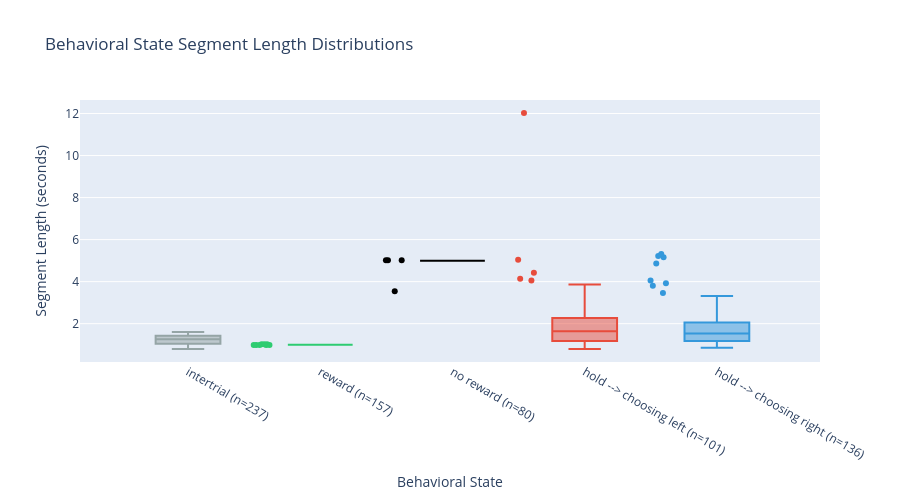

This figure's notebook cell:
### Code cell
_ = plot_behavior_state_lengths_boxplot(
    behavior_data=ds.b,
    state_labels_dict=ds.b_labels_dict,
    sampling_frequency=ds.fs,
    show_fig=True,
    convert_to_seconds=True,
    color_map=ds.get_color_map_for_plotting(),
    title="Behavioral State Segment Length Distributions"
)

### Figure 1 — Plotly figure (JSON) as saved in the notebook; plotly's stock layout.template omitted (floating-point values rounded to 4 significant figures; data arrays with more than 128 entries replaced by an {"elided": "..."} marker saying what was removed)
{"data": [{"boxpoints": "outliers", "jitter": 0.3, "marker": {"color": "#95a5a6"}, "name": "intertrial (n=237)", "pointpos": -1.8, "type": "box", "y": {"elided": "237 float values"}}, {"boxpoints": "outliers", "jitter": 0.3, "marker": {"color": "#2ecc71"}, "name": "reward (n=157)", "pointpos": -1.8, "type": "box", "y": {"elided": "157 float values"}}, {"boxpoints": "outliers", "jitter": 0.3, "marker": {"color": "#000000"}, "name": "no reward (n=80)", "pointpos": -1.8, "type": "box", "y": [5.0, 5.0, 5.0, 5.0, 5.0, 5.0, 5.0, 5.0, 5.0, 5.0, 5.0, 5.0, 5.0, 5.0, 5.0, 5.0, 5.0, 5.0, 5.0, 5.0, 5.0, 5.0, 5.0, 5.02, 5.0, 5.02, 5.0, 5.0, 5.0, 5.0, 5.0, 5.0, 5.0, 5.0, 5.0, 5.0, 5.0, 5.0, 5.0, 5.0, 5.0, 5.0, 5.0, 5.0, 5.0, 5.0, 5.0, 5.0, 5.0, 5.0, 5.0, 5.0, 5.0, 5.0, 5.0, 5.0, 5.0, 5.0, 5.0, 5.0, 5.0, 5.0, 5.0, 5.0, 5.0, 5.0, 5.0, 5.0, 5.0, 5.0, 5.0, 5.0, 5.0, 5.0, 5.0, 5.02, 5.0, 5.0, 5.0, 3.54]}, {"boxpoints": "outliers", "jitter": 0.3, "marker": {"color": "#e74c3c"}, "name": "hold --> choosing left (n=101)", "pointpos": -1.8, "type": "box", "y": [2.3, 1.88, 1.36, 1.36, 0.96, 1.76, 1.9, 1.22, 2.26, 2.06, 1.9, 2.28, 2.62, 3.42, 1.5, 1.1, 0.8, 1.66, 2.26, 1.64, 0.96, 1.1, 1.68, 1.98, 1.04, 1.02, 0.88, 1.64, 0.88, 1.46, 2.0, 1.14, 2.6, 1.32, 1.22, 1.88, 3.56, 3.28, 2.18, 1.12, 1.76, 1.42, 1.94, 3.06, 1.14, 2.36, 3.16, 1.2, 4.14, 1.08, 1.34, 1.4, 1.4, 4.06, 1.26, 1.36, 1.14, 2.02, 0.96, 1.72, 1.08, 1.04, 1.08, 5.04, 1.28, 1.62, 3.4, 3.48, 1.44, 3.82, 0.96, 1.18, 2.92, 1.14, 1.5, 1.76, 0.88, 2.08, 3.44, 4.42, 3.08, 1.62, 1.4, 2.16, 2.16, 2.5, 2.24, 2.52, 1.02, 0.9, 1.08, 12.02, 1.72, 1.56, 3.86, 1.64, 2.2, 1.34, 0.98, 1.46, 3.76]}, {"boxpoints": "outliers", "jitter": 0.3, "marker": {"color": "#3498db"}, "name": "hold --> choosing right (n=136)", "pointpos": -1.8, "type": "box", "y": {"elided": "136 float values"}}], "layout": {"height": 500, "showlegend": false, "title": {"text": "Behavioral State Segment Length Distributions"}, "xaxis": {"title": {"text": "Behavioral State"}}, "yaxis": {"title": {"text": "Segment Length (seconds)"}}}}
